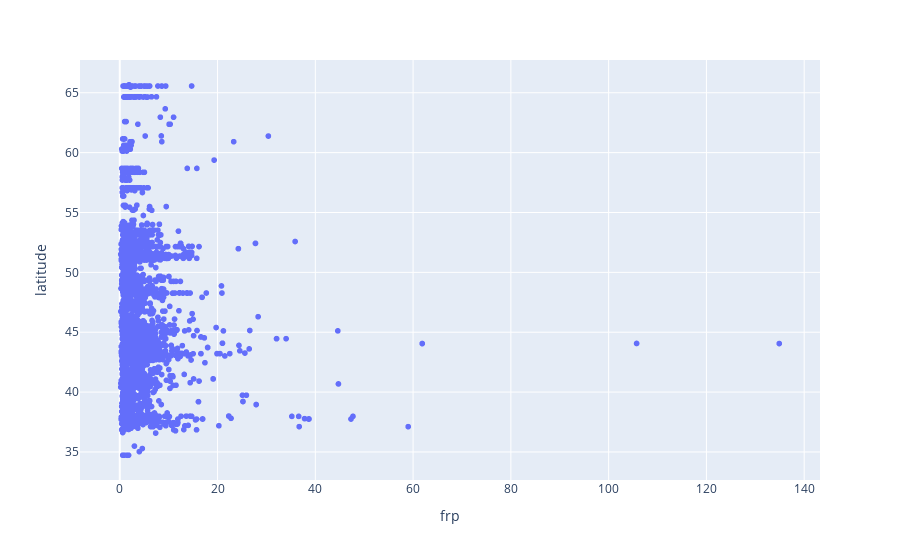

The notebook cell saved with this chart:
### Code cell
# (px plotting looking for outliers)
import plotly.express as px
euro_c_df_clean_2 = euro_c_df_clean.loc[euro_c_df_clean['latitude'] > 30]
px.scatter(data_frame=euro_c_df_clean_2, x='frp', y='latitude', hover_data = ['frp', 'acq_date'])

### Figure 1 — Plotly figure (JSON) as saved in the notebook; plotly's stock layout.template omitted (floating-point values rounded to 4 significant figures; data arrays with more than 128 entries replaced by an {"elided": "..."} marker saying what was removed)
{"data": [{"customdata": {"elided": "3686x1 str values"}, "hovertemplate": "frp=%{x}<br>latitude=%{y}<br>acq_date=%{customdata[0]}<extra></extra>", "legendgroup": "", "marker": {"color": "#636efa", "symbol": "circle"}, "mode": "markers", "name": "", "showlegend": false, "type": "scattergl", "x": {"elided": "3686 float values"}, "xaxis": "x", "y": {"elided": "3686 float values"}, "yaxis": "y"}], "layout": {"legend": {"tracegroupgap": 0}, "margin": {"t": 60}, "xaxis": {"anchor": "y", "domain": [0, 1], "title": {"text": "frp"}}, "yaxis": {"anchor": "x", "domain": [0, 1], "title": {"text": "latitude"}}}}
